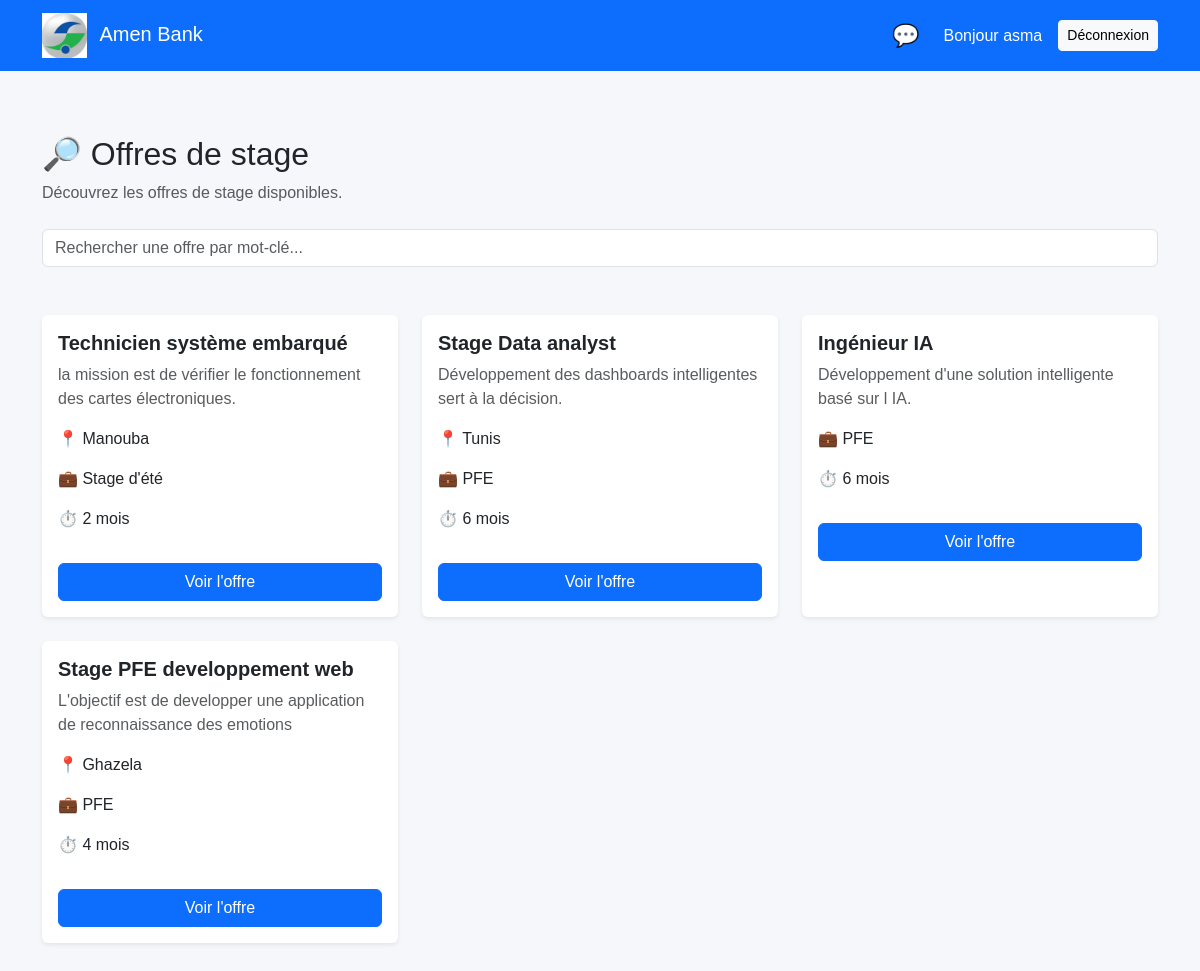
The app's page /student/offers (signed in) with its own data.
### models/offer.py (models this page shows)
class Offer(db.Model):
    __tablename__ = "offer"
    id = db.Column(
        db.Integer,
        primary_key=True
    )
    recruiter_id = db.Column(
        db.Integer,
        db.ForeignKey("recruiter.id"),
        nullable=False
    )
    titre = db.Column(
        db.String(200),
        nullable=False
    )
    description = db.Column(
        db.Text,
        nullable=False
    )
    competences = db.Column(
        db.Text
    )
    domaine = db.Column(
        db.String(150)
    )
    type_stage = db.Column(
        db.String(100)
    )
    duree = db.Column(
        db.String(100)
    )
    lieu = db.Column(
        db.String(150)
    )
    date_debut = db.Column(
        db.String(50)
    )
    date_limite = db.Column(
        db.String(50)
    )
    statut = db.Column(
        db.String(50),
        default="active"
    )

### app.py (the view)
@app.route("/student/offers")
def student_offers():
    if "user_id" not in session:
        return redirect(url_for("logininterface"))
    if session.get("role") != "student":
        flash(
            "Accès réservé aux étudiants.",
            "danger"
        )
        return redirect(url_for("logininterface"))
    offers = Offer.query.order_by(
        Offer.id.desc()
    ).all()
    return render_template(
        "student/offers.html",
        offers=offers
    )

### app.py (called while the page is built)
@app.context_processor
def inject_notifications():
    if session.get("user_id"):
        unread_notifications = Notification.query.filter_by(
            user_id=session.get("user_id"),
            lu=False
        ).count()
    else:
        unread_notifications = 0
    return {
        "unread_notifications": unread_notifications
    }

@app.context_processor
def inject_student_chat_data():
    unread_messages = 0
    student_internship = None
    if session.get("user_id"):
        user_id = session.get("user_id")
        unread_messages = Message.query.filter_by(
            receiver_id=user_id,
            lu=False
        ).count()
        student = Student.query.filter_by(
            user_id=user_id
        ).first()
        if student:
            student_internship = Intership.query.filter(
                Intership.student_id == student.id,
                Intership.supervisor_id.isnot(None)
            ).first()
    return {
        "unread_messages": unread_messages,
        "student_internship": student_internship
    }

@app.context_processor
def inject_unread_messages():
    unread_messages = 0
    if session.get("user_id"):
        user_id = session.get("user_id")
        unread_messages = Message.query.filter_by(
            receiver_id=user_id,
            lu=False
        ).count()
    return {
        "unread_messages": unread_messages
    }

### template/student/offers.html (shortened to what this page needs)
{% extends 'base2.html' %}
{% block content %}
<div class="container py-5">
    <div class="mb-4">
        <h2>
            🔎 Offres de stage
        </h2>
        <p class="text-muted">
            Découvrez les offres de stage disponibles.
        </p>
    </div>
    <div class="mb-5">
        <div class="row g-2">
            <div class="col-12">
                <input
                    type="text"
                    id="searchInput"
                    class="form-control"
                    placeholder="Rechercher une offre par mot-clé..."
                    autocomplete="off"
                >
            </div>
        </div>
    </div>
    <div class="row g-4" id="offersContainer">
        {% if offers %}
            {% for offer in offers %}
                <div class="col-md-6 col-lg-4">
                    <div class="card border-0 shadow-sm h-100">
                        <div class="card-body">
                            <h5 class="fw-bold">
                                {{ offer.titre }}
                            </h5>
                            <p class="text-muted">
                                {{ offer.description }}
                            </p>
                            {% if offer.lieu %}
                                <p>
                                    📍 {{ offer.lieu }}
                                </p>
                            {% endif %}
                            {% if offer.type_stage %}
                                <p>
                                    💼 {{ offer.type_stage }}
                                </p>
                            {% endif %}
                            {% if offer.duree %}
                                <p>
                                    ⏱️ {{ offer.duree }}
                                </p>
                            {% endif %}
                            <a
                                href="{{ url_for('student_offer_detail', offer_id=offer.id) }}"
                                class="btn btn-primary w-100 mt-3"
                            >
                                Voir l'offre
                            </a>
                        </div>
                    </div>
                </div>
            {% endfor %}
        {% endif %}
    </div>
</div>
{% endblock %}

### template/base2.html (shortened to what this page needs)
<!DOCTYPE html>
<html lang="fr">
<head>
    <link
        href="https://cdn.jsdelivr.net/npm/bootstrap@5.3.3/dist/css/bootstrap.min.css"
        rel="stylesheet">
    <link
        rel="stylesheet"
        href="{{ url_for('static', filename='css/css.css') }}">
</head>
<body>
    <nav class="navbar navbar-expand-lg navbar-dark bg-primary"  >
        <div class="container">
             <a href="{{ url_for('login') }}" class="navbar-brand">
    <img src="{{ url_for('static', filename='assets/img/amen-bank.jpg') }}"
         alt="Amen Bank"
         style="height: 45px; width: auto;"
         class="me-2">
           <span>Amen Bank</span>
</a>
            <div class="d-flex align-items-center">
                {% if session.get("user_id") %}
                    {% if student_internship %}
                        <a href="{{ url_for(
                            'student_chat',
                            internship_id=student_internship.id
                        ) }}"
                           class="text-white text-decoration-none me-4 position-relative"
                           title="Messages avec mon encadreur">
                            <span style="font-size: 22px;">
                                💬
                            </span>
                        </a>
                    {% endif %}
                    <span class="text-white me-3">
                        Bonjour {{ session.get("prenom") }}
                    </span>
                    <a href="{{ url_for('logout') }}"
                       class="btn btn-light btn-sm">
                        Déconnexion
                    </a>
                {% endif %}
            </div>
        </div>
    </nav>
    <main>
        {% block content %}
        {% endblock %}
    </main>
</body>
</html>

### static/css/css.css (style rules this page uses)
body { background-color: #f5f7fb; font-family: Arial, sans-serif; }

### records on screen
Offer: titre "Technicien système embarqué", description "la mission est de vérifier le fonctionnement des cartes électroniques.", lieu "Manouba", type_stage "Stage d'été", duree "2 mois"
Offer: titre "Stage Data analyst", description "Développement des dashboards intelligentes sert à la décision.", lieu "Tunis", type_stage "PFE", duree "6 mois"
Offer: titre "Ingénieur IA", description "Développement d'une solution intelligente basé sur l IA.", type_stage "PFE", duree "6 mois"
Offer: titre "Stage PFE developpement web", description "L'objectif est de developper une application de reconnaissance des emotions", lieu "Ghazela", type_stage "PFE", duree "4 mois"

### other values on screen
{{ session.get("prenom") }} "asma"
